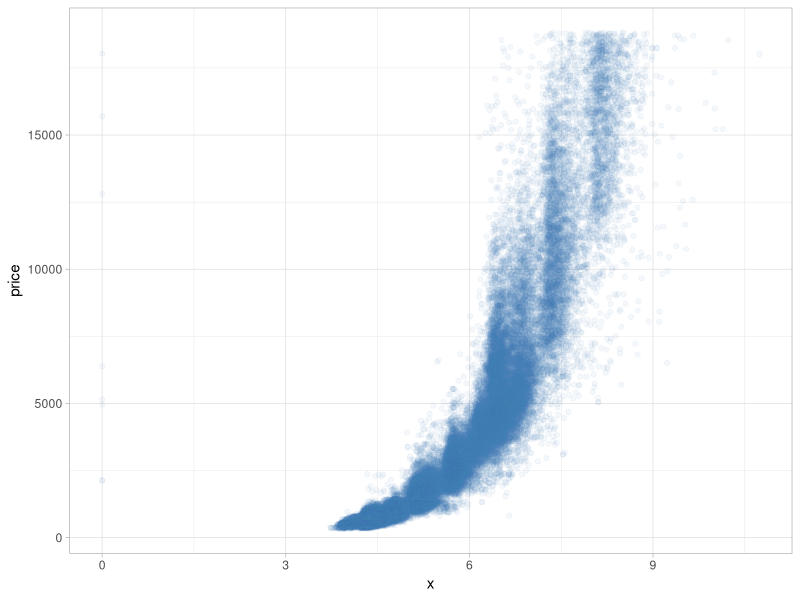
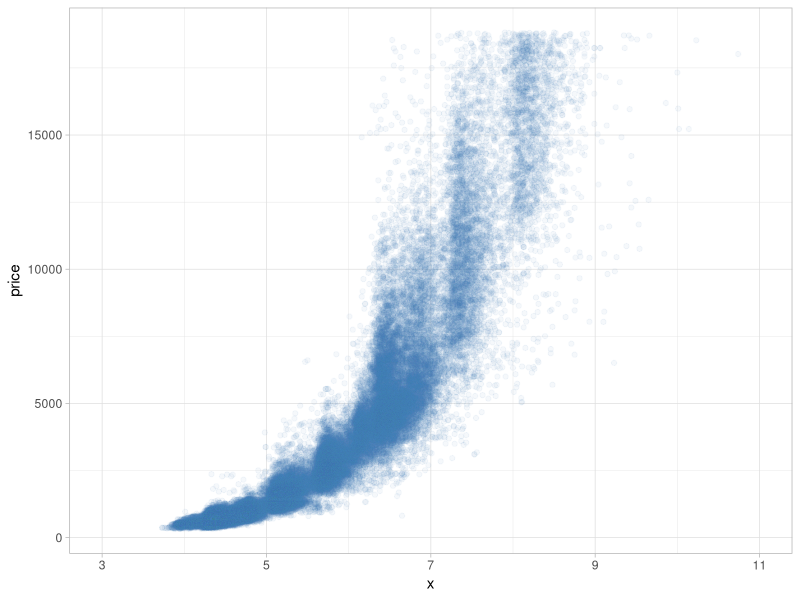
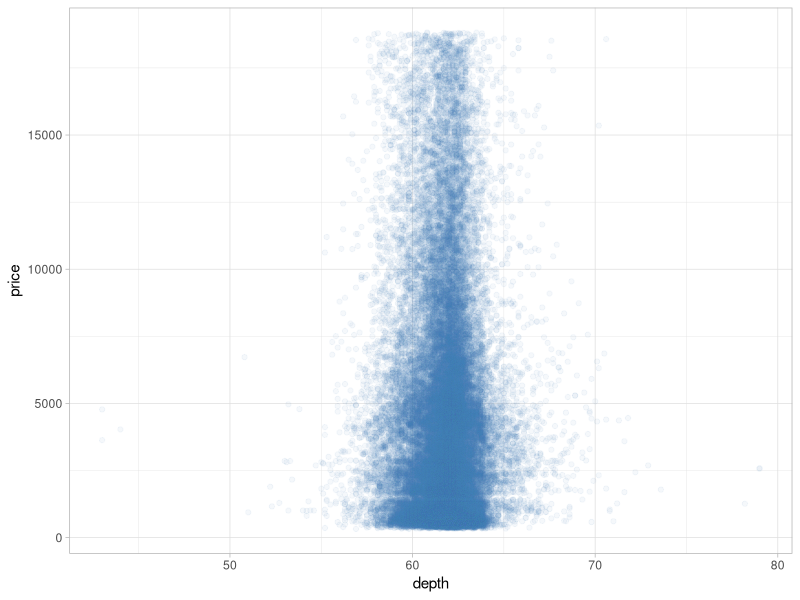
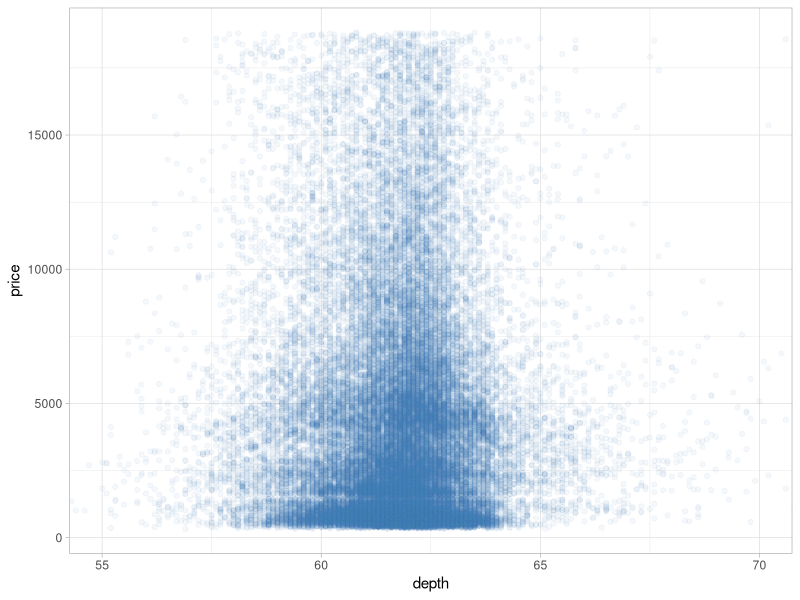
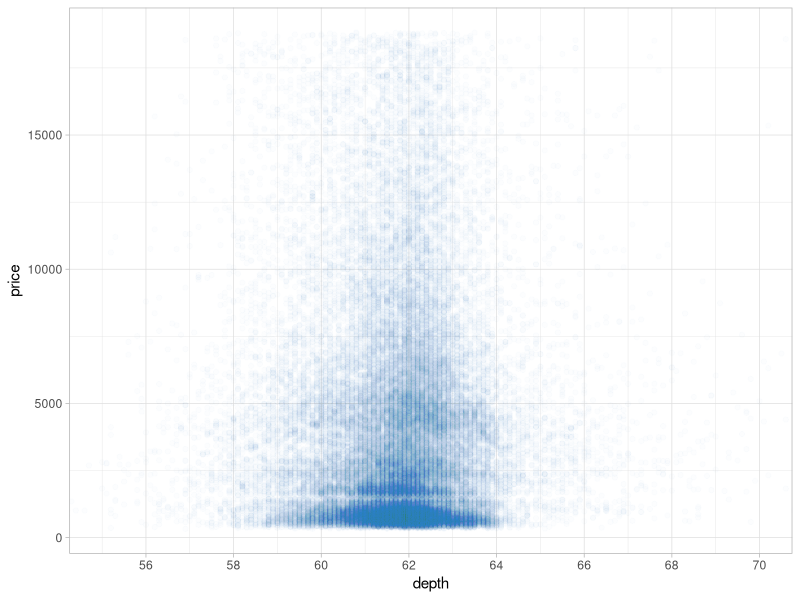
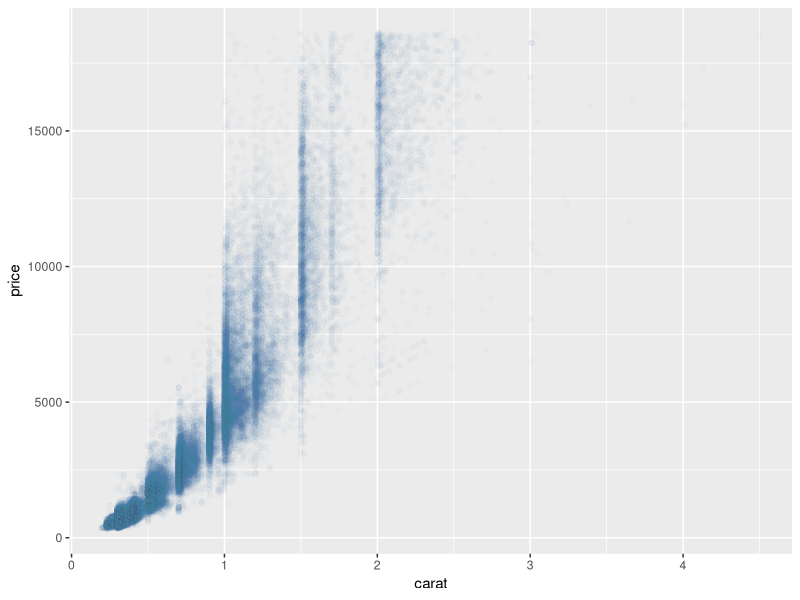
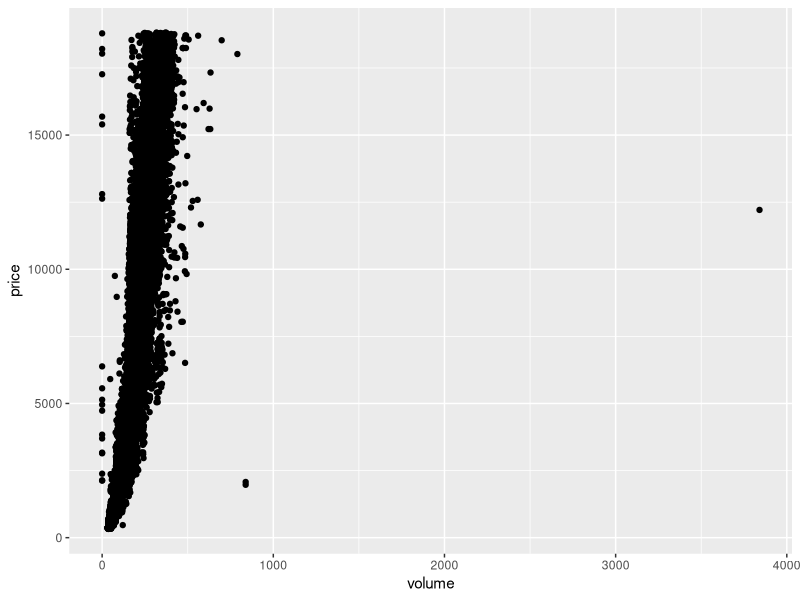
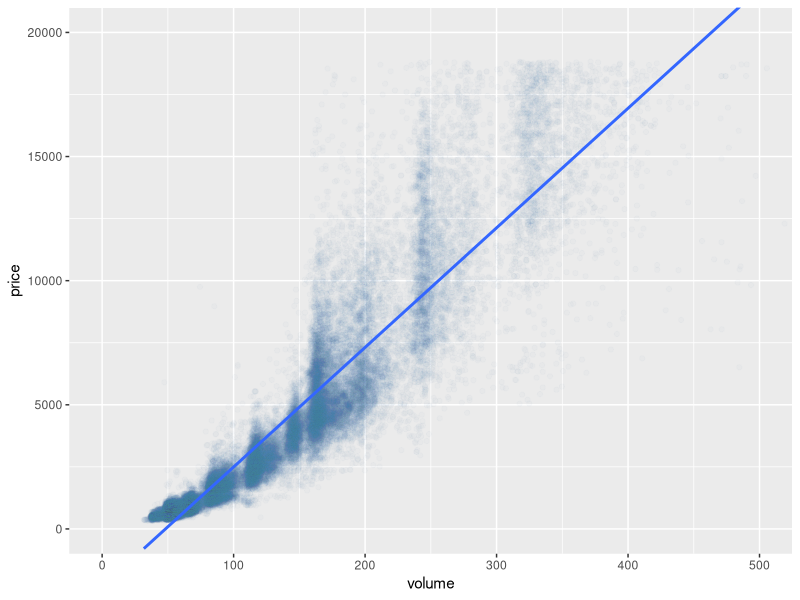

These figures' R source, in order:
## ---- chunk 1
knitr::opts_chunk$set(echo = TRUE)
## ---- chunk 2
require(ggplot2)
data("diamonds")
str(diamonds)
summary(diamonds)
## ---- chunk 3
ggplot(data = diamonds, aes(x, price)) +
    theme_light() +
    geom_point(alpha = .05, colour = 'steelblue')
## ---- chunk 4
ggplot(data = diamonds, aes(x, price)) +
    theme_light() +
    geom_point(alpha = .05, colour = 'steelblue') +
    scale_x_continuous(limits = c(3, 11), breaks = seq(3, 11, 2))
## ---- chunk 5
with(diamonds, cor(x, price, method = 'pearson'))
## ---- chunk 6
with(diamonds, cor(y, price, method = 'pearson'))
## ---- chunk 7
with(diamonds, cor(z, price, method = 'pearson'))
## ---- chunk 8
with(diamonds, cor(x, log10(price), method = 'pearson'))
## ---- chunk 9
ggplot(data = diamonds, aes(depth, price)) +
    theme_light() +
    geom_point(alpha = .05, colour = 'steelblue')
## ---- chunk 10
ggplot(data = diamonds, aes(depth, price)) +
    theme_light() +
    geom_point(alpha = .05, colour = 'steelblue') +
    coord_cartesian(xlim = c(55, 70))
## ---- chunk 11
ggplot(data = diamonds, aes(depth, price)) +
    theme_light() +
    geom_point(alpha = .01, colour = 'steelblue') +
    scale_x_continuous(breaks = seq(42, 80, 2)) +
    coord_cartesian(xlim = c(55, 70))
## ---- chunk 12
with(diamonds, cor(depth, price))
## ---- chunk 13
dia_99pct <- subset(diamonds, 
                    price < .99 * max(price) & carat < .99 * max(carat))
ggplot(aes(carat, price), data = dia_99pct) +
    geom_point(alpha = 0.02, colour = 'steelblue')
## ---- chunk 14
diamonds$volume <- with(diamonds, x * y * z)
qplot(data = diamonds, volume, price)
## ---- chunk 15
sum(diamonds$volume == 0)
## ---- chunk 16
dia_vol_no_outliers <- subset(diamonds, volume > 0 & volume <= 800)
cor(dia_vol_no_outliers$volume, dia_vol_no_outliers$price)
## ---- chunk 17
cor(dia_vol_no_outliers$volume, log10(dia_vol_no_outliers$price))
## ---- chunk 18

ggplot(data = dia_vol_no_outliers, aes(volume, price)) +
    geom_point(alpha = 0.02, colour = 'steelblue') +
    geom_smooth(method = 'lm', formula = y ~ x, se = TRUE) +
    coord_cartesian(xlim = c(0, 500), ylim = c(0, 20000))
    
## ---- chunk 19
require(dplyr)
diamondsByClarity <- diamonds %>%
    group_by(clarity) %>%
    summarise(mean_price = mean(price),
              median_price = median(price),
              min_price = min(price),
              max_price = max(price),
              n = n())
## ---- chunk 20
require(gridExtra)
diamonds_by_clarity <- group_by(diamonds, clarity)
diamonds_mp_by_clarity <- summarise(diamonds_by_clarity, 
                                    mean_price = mean(price))

diamonds_by_color <- group_by(diamonds, color)
diamonds_mp_by_color <- summarise(diamonds_by_color, 
                                  mean_price = mean(price))

p1 <- ggplot(data = diamonds_mp_by_clarity, aes(x = clarity, y = mean_price)) +
    geom_bar(stat = 'identity', colour = 'black', fill = 'lightsteelblue')
p2 <- ggplot(data = diamonds_mp_by_color, aes(x = color, y = mean_price)) +
    geom_bar(stat = 'identity', colour = 'black', fill = 'lightsteelblue')
grid.arrange(p1, p2,ncol = 1)

## ---- chunk 21
require(ggthemes)
theme_set(theme_igray())
ggplot(data = diamonds, aes(x = price)) +
    geom_histogram(aes(fill = cut), bins = 50) +
    facet_wrap( ~ color) +
    scale_x_log10() +
    scale_fill_brewer(type = 'qual', palette = 'Set'
                     )
    
## ---- chunk 22
ggplot(data = diamonds, aes(x = table, y = price)) +
    geom_jitter(aes(colour = cut), alpha = .1, width = .4) +
    coord_cartesian(xlim = c(50, 70))
## ---- chunk 23
ggplot(data = subset(diamonds, volume < quantile(volume, prob = .99)),
       aes(x = volume, y = price)) +
    geom_point(aes(colour = clarity, fill = clarity), shape = 21, alpha = .3) +
    scale_y_log10() +
    scale_color_brewer(type = 'qual', palette = 'Pastel1')
## ---- chunk 24
ggplot(data = diamonds,
       aes(x = cut, y = price / carat)) +
    scale_color_brewer(type ='qual', palette = 'Set3') +
    geom_jitter(aes(colour = color), alpha = .3, height = 0) +
    facet_wrap( ~ clarity) +
    ggtitle("Price per Carat by Diamond Clarity, then Cut")
